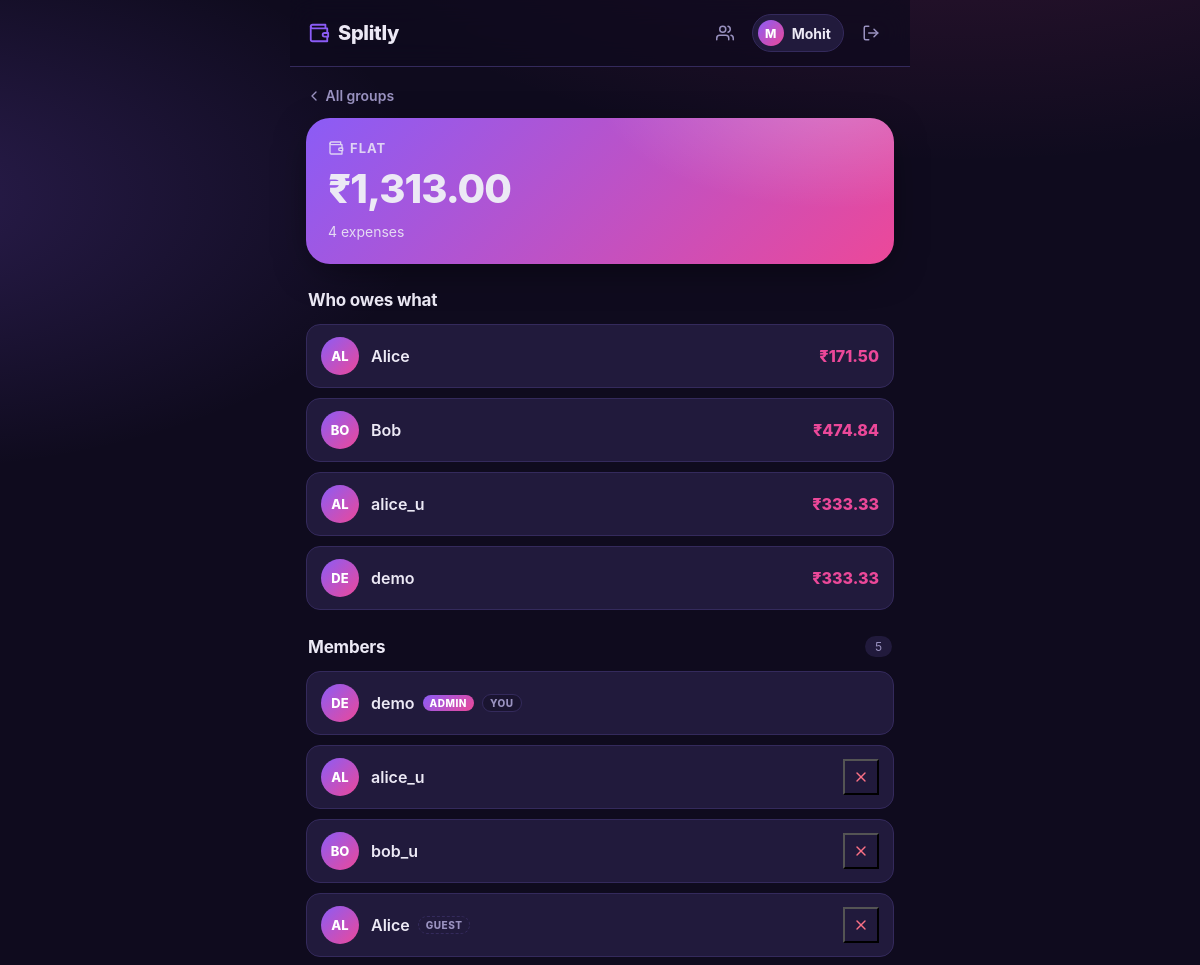
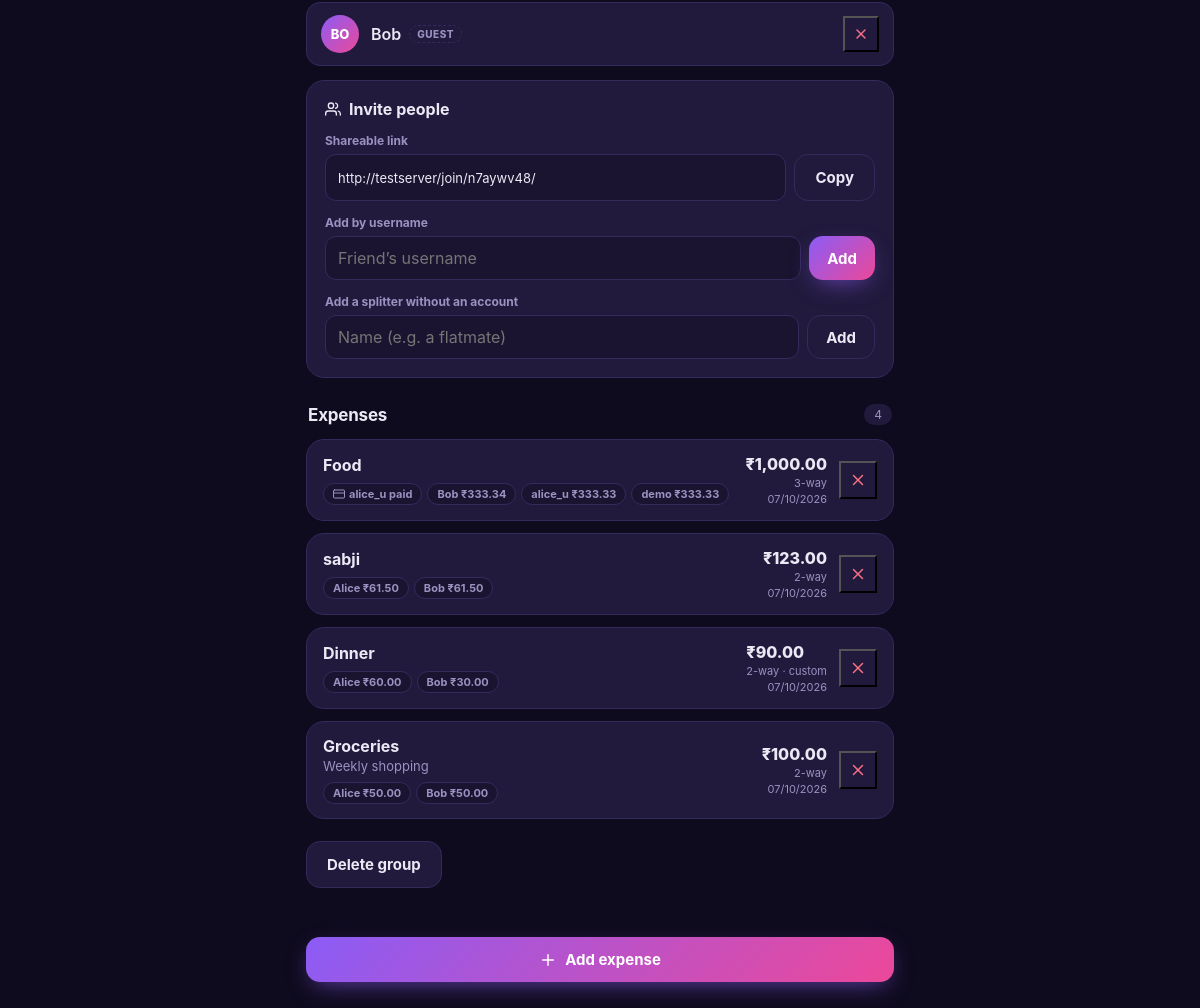
Before: /groups/1/ (signed in) with the older database file (2 pictures, top to bottom).
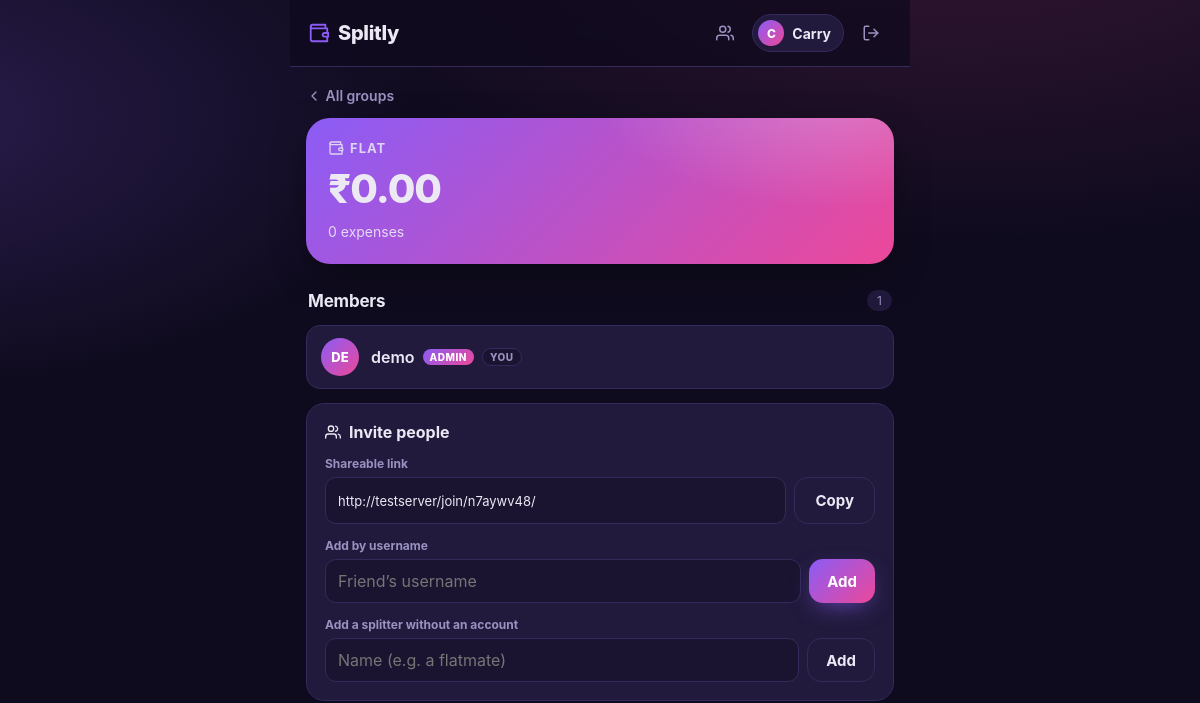
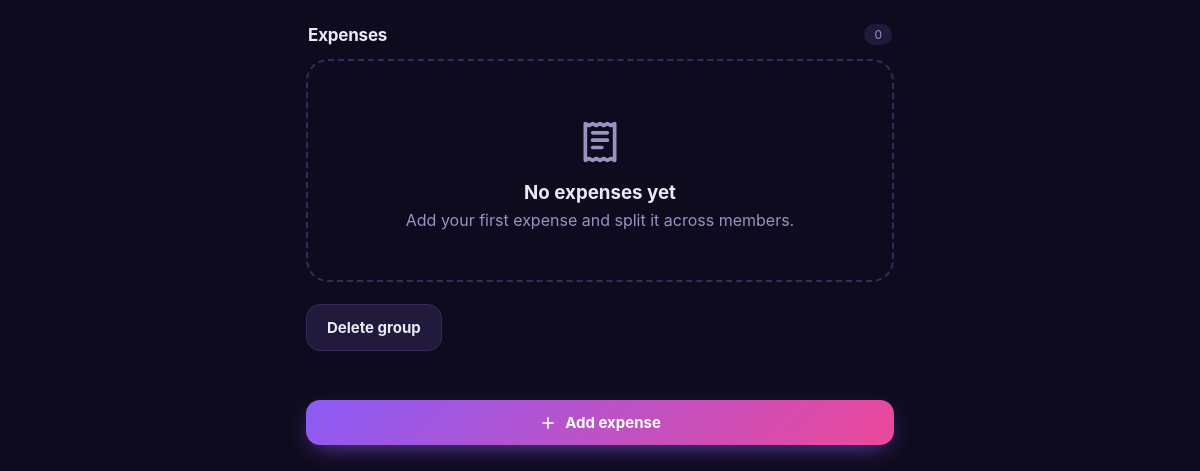
After: the same page with the newer database file (2 pictures, top to bottom).
### expenses/models.py (models this page shows, shortened)
class UserSettings(models.Model):
    DATE_RELATIVE = 'relative'
    DATE_DMY = 'dmy'
    DATE_MDY = 'mdy'
    DATE_ISO = 'iso'
    DATE_CHOICES = [
        (DATE_RELATIVE, 'Relative (e.g. 2 days ago)'),
        (DATE_DMY, 'DD/MM/YYYY'),
        (DATE_MDY, 'MM/DD/YYYY'),
        (DATE_ISO, 'YYYY-MM-DD'),
    ]
    user = models.OneToOneField(
        settings.AUTH_USER_MODEL,
        on_delete=models.CASCADE,
        related_name='settings',
    )
    display_name = models.CharField(max_length=80, blank=True)
    currency = models.CharField(
        max_length=3,
        choices=[(c, f'{c} ({s})') for c, s, _ in CURRENCIES],
        default='USD',
    )
    date_format = models.CharField(max_length=10, choices=DATE_CHOICES, default=DATE_RELATIVE)
    @property
    def currency_symbol(self):
        return CURRENCY_SYMBOLS.get(self.currency, '$')
    @property
    def name(self):
        return self.display_name or self.user.username
    @classmethod
    def for_user(cls, user):
        obj, _ = cls.objects.get_or_create(user=user)
        return obj

class Group(models.Model):
    owner = models.ForeignKey(
        settings.AUTH_USER_MODEL,
        on_delete=models.CASCADE,
        related_name='expense_groups',
    )
    name = models.CharField(max_length=80)
    icon = models.CharField(max_length=24, default='wallet')
    last_splitters = models.ManyToManyField(
        Member,
        related_name='default_in_groups',
        blank=True,
    )
    created_at = models.DateTimeField(auto_now_add=True)
    class Meta:
        ordering = ['-created_at']
        unique_together = [('owner', 'name')]
    @property
    def total(self):
        agg = self.expenses.aggregate(s=models.Sum('amount'))
        return agg['s'] or Decimal('0.00')
    @property
    def expense_count(self):
        return self.expenses.count()
    def is_admin(self, user):
        return self.memberships.filter(user=user, role=GroupMembership.ADMIN).exists()
    def is_member(self, user):
        return self.memberships.filter(user=user).exists()

class Member(models.Model):
    owner = models.ForeignKey(
        settings.AUTH_USER_MODEL,
        on_delete=models.CASCADE,
        related_name='members',
    )
    user = models.ForeignKey(
        settings.AUTH_USER_MODEL,
        on_delete=models.CASCADE,
        related_name='member_identities',
        null=True,
        blank=True,
    )
    name = models.CharField(max_length=80)
    local_groups = models.ManyToManyField(
        'Group', related_name='local_members', blank=True,
    )
    created_at = models.DateTimeField(auto_now_add=True)
    class Meta:
        ordering = ['name']
        unique_together = [('owner', 'name')]
    @property
    def initials(self):
        parts = self.name.split()
        if len(parts) >= 2:
            return (parts[0][0] + parts[1][0]).upper()
        return self.name[:2].upper()

class GroupMembership(models.Model):
    ADMIN = 'admin'
    MEMBER = 'member'
    ROLE_CHOICES = [(ADMIN, 'Admin'), (MEMBER, 'Member')]
    group = models.ForeignKey(Group, on_delete=models.CASCADE, related_name='memberships')
    user = models.ForeignKey(
        settings.AUTH_USER_MODEL, on_delete=models.CASCADE, related_name='group_memberships',
    )
    member = models.ForeignKey(
        'Member', on_delete=models.CASCADE, related_name='memberships',
    )
    role = models.CharField(max_length=10, choices=ROLE_CHOICES, default=MEMBER)
    joined_at = models.DateTimeField(auto_now_add=True)
    class Meta:
        ordering = ['joined_at']
        unique_together = [('group', 'user')]

class Expense(models.Model):
    EQUAL = 'equal'
    CUSTOM = 'custom'
    SPLIT_CHOICES = [(EQUAL, 'Equal'), (CUSTOM, 'Custom')]
    group = models.ForeignKey(
        Group,
        on_delete=models.CASCADE,
        related_name='expenses',
    )
    title = models.CharField(max_length=120)
    amount = models.DecimalField(max_digits=10, decimal_places=2)
    split_type = models.CharField(max_length=10, choices=SPLIT_CHOICES, default=EQUAL)
    note = models.TextField(blank=True)
    paid_by = models.ForeignKey(
        Member,
        on_delete=models.SET_NULL,
        null=True,
        blank=True,
        related_name='paid_expenses',
    )
    created_at = models.DateTimeField(auto_now_add=True)
    class Meta:
        ordering = ['-created_at']

class ExpenseSplit(models.Model):
    expense = models.ForeignKey(
        Expense,
        on_delete=models.CASCADE,
        related_name='splits',
    )
    member = models.ForeignKey(
        Member,
        on_delete=models.CASCADE,
        related_name='splits',
    )
    share = models.DecimalField(max_digits=10, decimal_places=2)
    class Meta:
        unique_together = [('expense', 'member')]

### expenses/views.py (the view)
# urls.py: path('groups/<int:pk>/', views.group_detail, name='group_detail'),
@login_required
def group_detail(request, pk):
    group = _group_for_member(request, pk)
    expenses = group.expenses.select_related('paid_by').prefetch_related('splits__member')
    owed = defaultdict(Decimal)
    for expense in expenses:
        for split in expense.splits.all():
            owed[split.member] += split.share
    balances = sorted(owed.items(), key=lambda kv: kv[0].name)
    memberships = group.memberships.select_related('user', 'member')
    local_members = group.local_members.all()
    is_admin = group.is_admin(request.user)
    return render(request, 'expenses/group_detail.html', {
        'group': group,
        'expenses': expenses,
        'balances': balances,
        'memberships': memberships,
        'local_members': local_members,
        'is_admin': is_admin,
        'invite': GroupInvite.for_group(group) if is_admin else None,
    })

### expenses/context_processors.py (called while the page is built)
def user_settings(request):
    if request.user.is_authenticated:
        return {'app_settings': UserSettings.for_user(request.user)}
    return {}

### expenses/models.py (called while the page is built)
    @classmethod
    def for_group(cls, group):
        invite = cls.objects.filter(group=group).first()
        if invite:
            return invite
        while True:
            code = generate_invite_code()
            if not cls.objects.filter(code=code).exists():
                return cls.objects.create(group=group, code=code)

### expenses/templatetags/expense_extras.py (called while the page is built)
@register.simple_tag
def icon(name, size=24, cls=''):
    inner = ICONS.get(name) or ICONS['wallet']
    classes = ('icon ' + cls).strip()
    return mark_safe(
        f'<svg class="{classes}" width="{size}" height="{size}" '
        f'viewBox="0 0 24 24" fill="none" stroke="currentColor" '
        f'stroke-width="2" stroke-linecap="round" stroke-linejoin="round" '
        f'aria-hidden="true">{inner}</svg>'
    )

@register.filter
def money(amount, app_settings=None):
    symbol = getattr(app_settings, 'currency_symbol', '$')
    try:
        value = float(amount)
    except (TypeError, ValueError):
        value = 0.0
    return mark_safe(f'{symbol}{value:,.2f}')

### expenses/templates/expenses/group_detail.html (shortened to what the changed rows need)
{% extends 'base.html' %}
{% load expense_extras %}
{% block content %}
<section class="hero">
  <div class="hero-label">{% icon group.icon 16 %} {{ group.name }}</div>
  <div class="hero-amount">{{ group.total|money:app_settings }}</div>
  <div class="hero-sub">
    <span>{{ group.expense_count }} expense{{ group.expense_count|pluralize }}</span>
  </div>
</section>
{% if balances %}
<div class="section-head"><h2>Who owes what</h2></div>
<div class="balance-list">
  {% for member, amount in balances %}
  <div class="balance-row">
    <div class="avatar">{{ member.initials }}</div>
    <div class="balance-name">{{ member.name }}</div>
    <div class="balance-amt">{{ amount|money:app_settings }}</div>
  </div>
  {% endfor %}
</div>
{% endif %}
<div class="section-head">
  <h2>Members</h2>
  <span class="count-pill">{{ memberships|length|add:local_members.count }}</span>
</div>
<div class="balance-list">
  {% for ms in memberships %}
  <div class="balance-row">
    <div class="avatar">{{ ms.member.initials }}</div>
    <div class="balance-name">
      {{ ms.member.name }}
      {% if ms.role == 'admin' %}<span class="role-badge">Admin</span>{% endif %}
      {% if ms.user == user %}<span class="role-badge you">You</span>{% endif %}
    </div>
    {% if is_admin and ms.role != 'admin' %}
    <form action="{% url 'member_remove' group.pk ms.member.pk %}" method="post" class="inline-form"
          onsubmit="return confirm('Remove {{ ms.member.name }} from this group?');">
      <button type="submit" class="btn-danger" title="Remove">{% icon "close" 16 %}</button>
    </form>
    {% endif %}
  </div>
  {% endfor %}
  {% for member in local_members %}
  <div class="balance-row">
    <div class="avatar">{{ member.initials }}</div>
    <div class="balance-name">{{ member.name }} <span class="role-badge guest">Guest</span></div>
    {% if is_admin %}
    <form action="{% url 'member_remove' group.pk member.pk %}" method="post" class="inline-form"
          onsubmit="return confirm('Remove {{ member.name }} from this group?');">
      <button type="submit" class="btn-danger" title="Remove">{% icon "close" 16 %}</button>
    </form>
    {% endif %}
  </div>
  {% endfor %}
</div>
<div class="section-head">
  <h2>Expenses</h2>
  <span class="count-pill">{{ group.expense_count }}</span>
</div>
{% if expenses %}
<div class="grid">
  {% for expense in expenses %}
  <div class="exp-row">
    <div class="exp-main">
      <div class="exp-title">{{ expense.title }}</div>
      {% if expense.note %}<div class="exp-note">{{ expense.note }}</div>{% endif %}
      <div class="exp-split-tags">
        {% if expense.paid_by %}<span class="tag">{% icon "card" 12 %} {{ expense.paid_by.name }} paid</span>{% endif %}
        {% for split in expense.splits.all %}
        <span class="tag">{{ split.member.name }} {{ split.share|money:app_settings }}</span>
        {% endfor %}
      </div>
    </div>
    <div>
      <div class="exp-amount">{{ expense.amount|money:app_settings }}</div>
      <div class="exp-per">{{ expense.splits.all|length }}-way{% if expense.split_type == 'custom' %} · custom{% endif %}</div>
      <div class="exp-per">{{ expense.created_at|userdate:app_settings }}</div>
    </div>
    <form action="{% url 'expense_delete' expense.pk %}" method="post" class="inline-form"
          onsubmit="return confirm('Delete this expense?');">
      <button type="submit" class="btn-danger" title="Delete">{% icon "close" 18 %}</button>
    </form>
  </div>
  {% endfor %}
</div>
{% else %}
<div class="empty">
  <div class="empty-emoji">{% icon "receipt" 44 %}</div>
  <h3>No expenses yet</h3>
  <p>Add your first expense and split it across members.</p>
</div>
{% endif %}
{% endblock %}

### expenses/templates/base.html (shortened to what this page needs)
{% load static expense_extras %}
<!doctype html>
<html lang="en">
<head>
  <link rel="stylesheet" href="{% static 'css/app.css' %}">
</head>
<body>
  <div class="app-shell">
    {% if user.is_authenticated %}
    <header class="topbar">
      <a href="{% url 'group_list' %}" class="brand">{% icon "wallet" 22 %} Splitly</a>
      <nav class="topnav">
        <a href="{% url 'member_list' %}" class="nav-link" title="Splitters">{% icon "users" 18 %}</a>
        <a href="{% url 'settings' %}" class="user-chip" title="Signed in — edit settings">
          <span class="user-avatar">{{ app_settings.name|slice:":1"|upper }}</span>
          <span class="user-name">{{ app_settings.name }}</span>
        </a>
        <form action="{% url 'logout' %}" method="post" class="inline-form">
          <button type="submit" class="nav-link nav-btn" title="Logout">{% icon "logout" 18 %}</button>
        </form>
      </nav>
    </header>
    {% endif %}
    <main class="content">
      {% block content %}{% endblock %}
    </main>
  </div>
</body>
</html>

Changed rows visible on the page:
no longer on this page (row unchanged): Member: initials "AL", name "Alice", currency "₹171.50"
no longer on this page (row unchanged): Member: initials "BO", name "Bob", currency "₹474.84"
no longer on this page (row unchanged): Member: initials "AL", name "alice_u", currency "₹333.33", shown under "Who owes what"
no longer on this page (row unchanged): Member: initials "DE", name "demo", currency "₹333.33", shown under "Who owes what"
removed GroupMembership: member.initials "AL", member.name "alice_u"
removed GroupMembership: member.initials "BO", member.name "bob_u"
removed Expense: title "Food", paid_by.name "alice_u", amount "₹1,000.00", splits.all|length "3", created_at|userdate "07/10/2026"
removed ExpenseSplit: member.name "Bob", share "₹333.34", shown under "Food"
removed ExpenseSplit: member.name "alice_u", share "₹333.33", shown under "Food"
removed ExpenseSplit: member.name "demo", share "₹333.33", shown under "Food"
removed Expense: title "sabji", amount "₹123.00", splits.all|length "2", created_at|userdate "07/10/2026"
removed ExpenseSplit: member.name "Alice", share "₹61.50", shown under "sabji"
removed ExpenseSplit: member.name "Bob", share "₹61.50", shown under "sabji"
removed Expense: title "Dinner", amount "₹90.00", splits.all|length "2", split_type "· custom", created_at|userdate "07/10/2026"
removed ExpenseSplit: member.name "Alice", share "₹60.00", shown under "Dinner"
removed ExpenseSplit: member.name "Bob", share "₹30.00", shown under "Dinner"
removed Expense: title "Groceries", note "Weekly shopping", amount "₹100.00", splits.all|length "2", created_at|userdate "07/10/2026"
removed ExpenseSplit: member.name "Alice", share "₹50.00", shown under "Groceries"
removed ExpenseSplit: member.name "Bob", share "₹50.00", shown under "Groceries"
changed UserSettings: name "M" → "C"; name "Mohit" → "Carry"
computed for Group "FLAT": total "₹1,313.00" → "₹0.00"; expense_count "4" → "0"
Other visible differences:
{{ memberships|length|add:local_members.count }}: "5" → "1"
text no longer shown: "Who owes what"
text now shown: "No expenses yet Add your first expense and split it across members."
